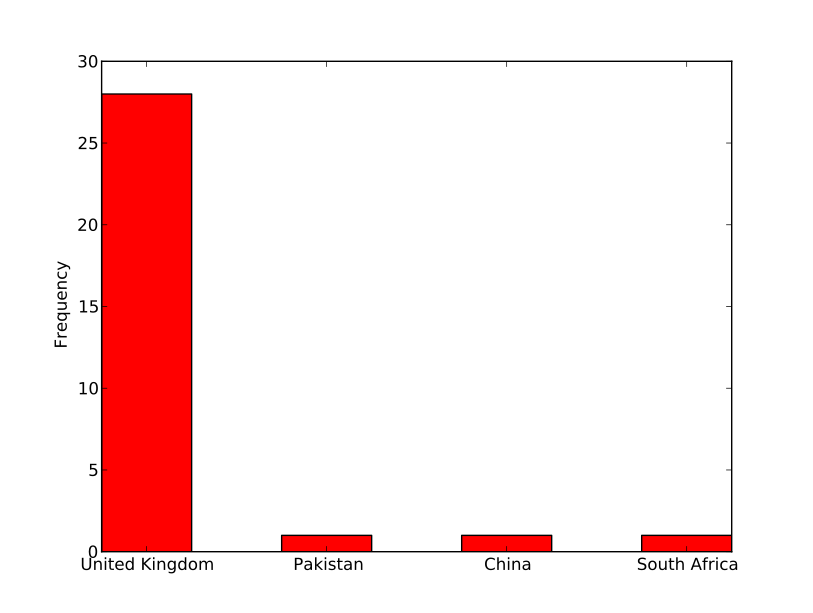

Write the Python code that produced this figure.
#!/usr/bin/env python
import numpy as np
import matplotlib.pyplot as plt
import csv

data = csv.DictReader(open("annotator_demographics.csv"))
culture1 = [x['cultural1'] for x in data]
plt.subplot(111)

labels = set(culture1)
freq = [culture1.count(x) for x in labels]
N = len(labels)

ind = np.arange(N)  # the x locations for the groups
width = 0.5       # the width of the bars

rects1 = plt.bar(ind, freq, width,
                    color='r')

plt.ylabel('Frequency')
#plt.title('Self-reported Primary Culture for Annotators')
plt.xticks(ind+width/2., list(labels) )

#plt.legend( (rects1[0], rects2[0]), ('Men', 'Women') )

#plt.ylim([0,150])

plt.show()
